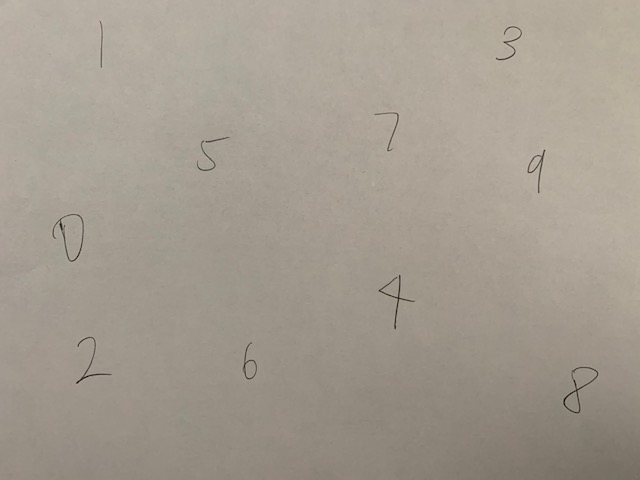
#> input picture pytorch/firstNN/digits.jpg, 640 x 480 px
$ python getting_and_setting.py --image ../pytorch/firstNN/digits.jpg
#> lines starting #> are read from the running program, lines starting #| are printed output that depends on the picture; after the words box and inside, x2 and y2 are one past the last pixel; in counts of white or black regions, pixels touching at a corner belong together
import argparse
import cv2
#
ap = argparse.ArgumentParser()
ap.add_argument("-i", "--image", required = True,
    help = "Path to the image")
args = vars(ap.parse_args())

image = cv2.imread(args["image"])
#> image is the input picture: shape (480, 640, 3); mean B, G, R 143.8, 155.5, 163.8
cv2.imshow("Original", image)
(b,g,r) = image[0,0]
#> b = 161; g = 172; r = 180
print("Pixel at (0,0) - Red: %d, Green: %d, Blue: %d" % (r,g,b))
#| Pixel at (0,0) - Red: 180, Green: 172, Blue: 161
image[0,0] = (0,0,255)
#> image: shape (480, 640, 3); under 0.01% of pixels changed, all inside (x1, y1, x2, y2) = (0, 0, 1, 1)
(b,g,r) = image[0,0]
#> b = 0; g = 0; r = 255
print("Pixel at (0,0) - Red: %d, Green: %d, Blue: %d" % (r, g, b))
#| Pixel at (0,0) - Red: 255, Green: 0, Blue: 0

corner = image[0:100, 0:100]
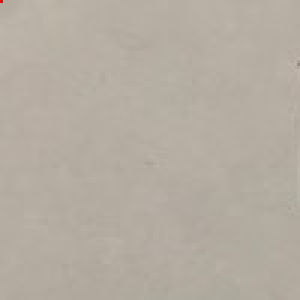
#> corner: shape (100, 100, 3) (shown 3 times larger); mean B, G, R 161.8, 172.8, 180.7
cv2.imshow("Corner", corner)

image[0:100, 0:100] = (0,255,0)
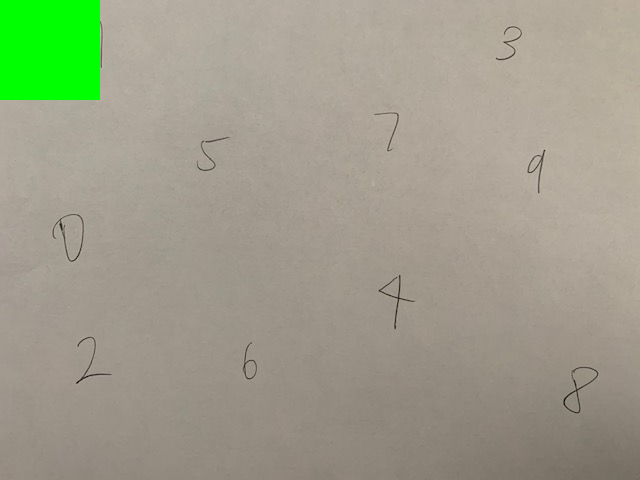
#> image: shape (480, 640, 3); mean B, G, R 138.5, 158.1, 157.9

cv2.imshow("Updated", image)
cv2.waitKey(0)
